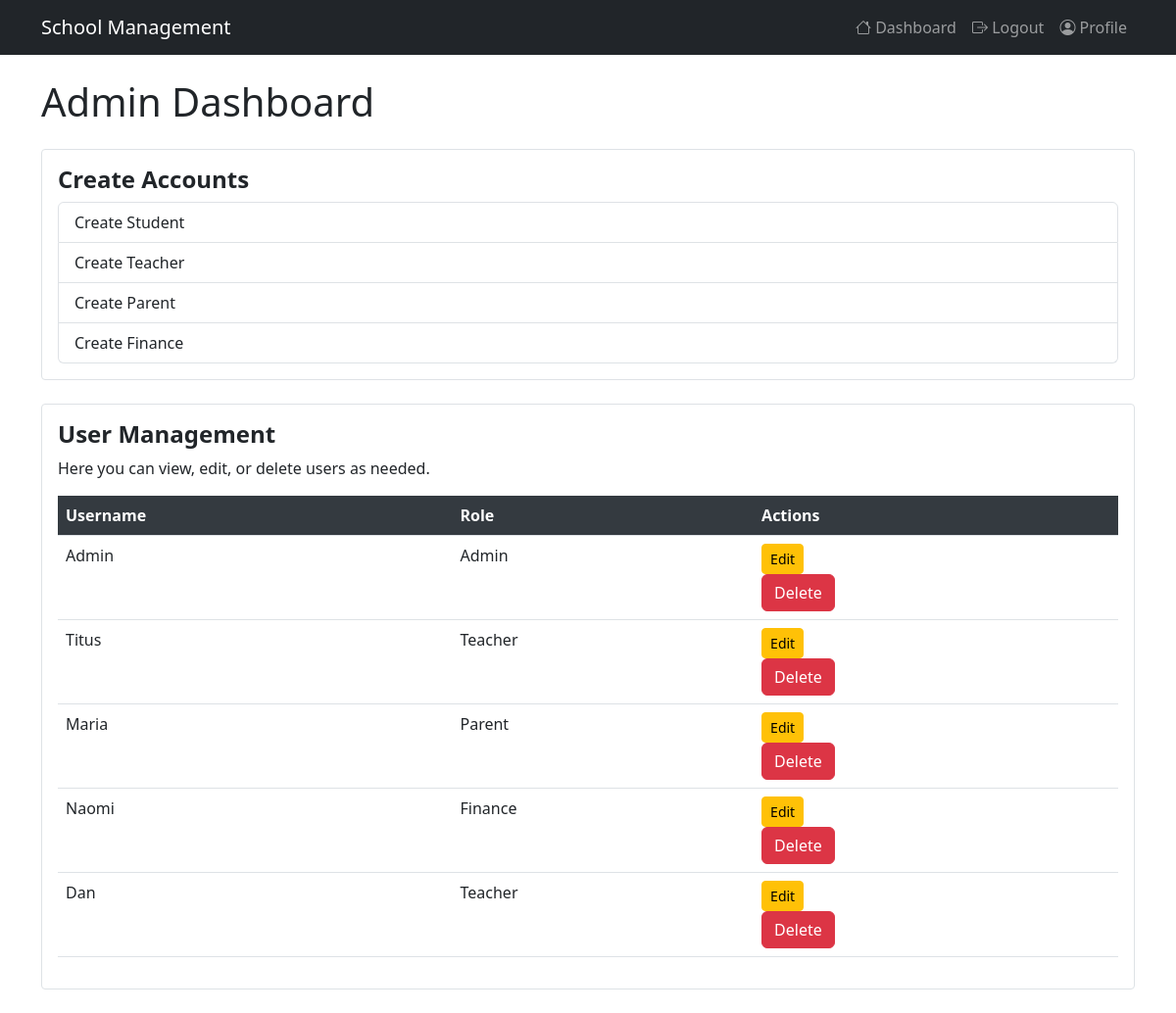
The app's page /admin/dashboard (signed in), older data.
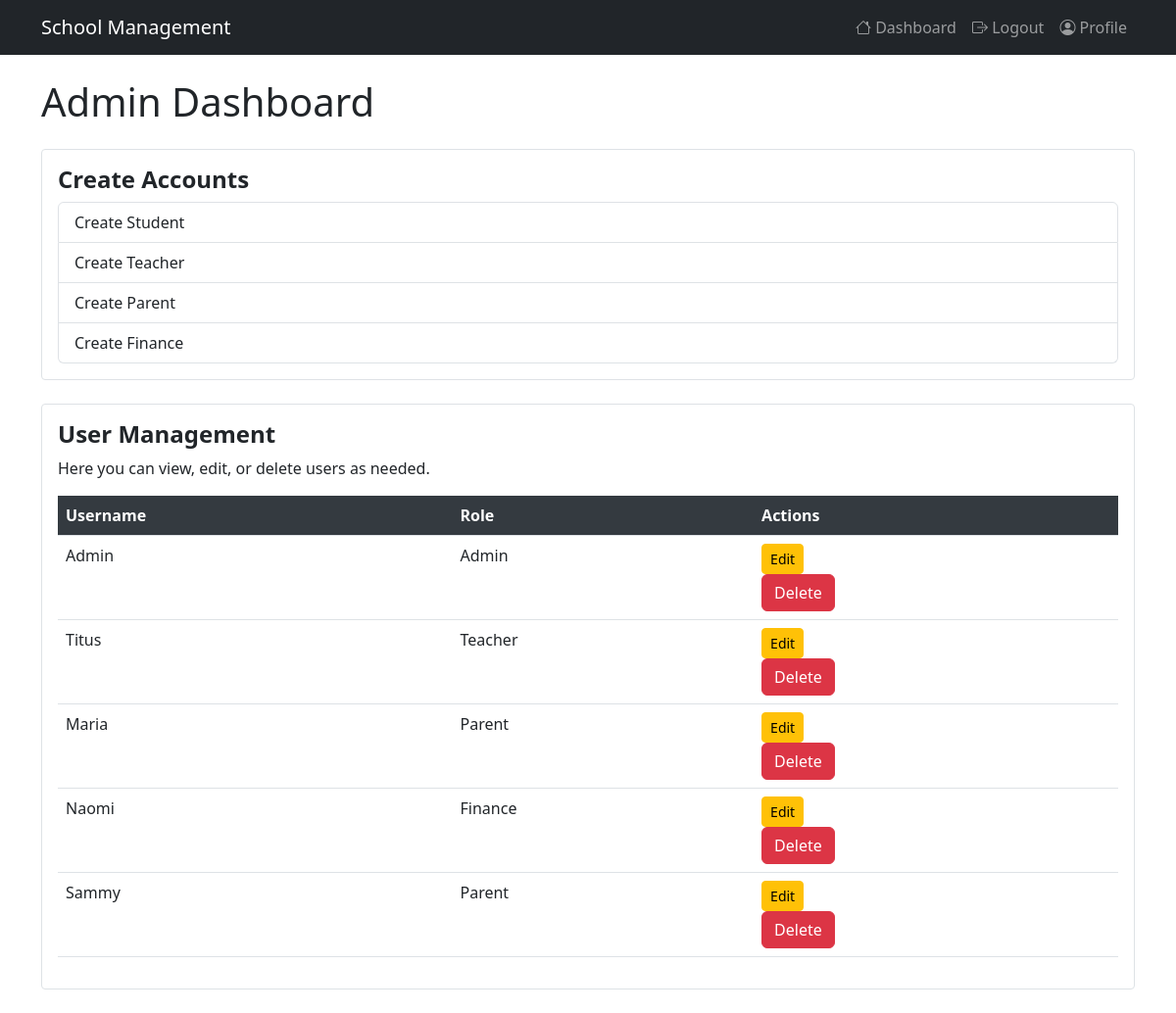
The same page, newer data.
### models.py (models this page shows)
class User(db.Model, UserMixin):
    id = db.Column(db.Integer, primary_key=True)
    username = db.Column(db.String(150), unique=True, nullable=False)
    password = db.Column(db.String(150), nullable=False)
    role = db.Column(db.String(50), nullable=False)  # Admin, Teacher, Parent, Finance
    child_id = db.Column(db.Integer, db.ForeignKey('student.id'), nullable=True)  # Only for Parent role

### app.py (the view)
@app.route('/admin/dashboard')
@login_required
def admin_dashboard():
    if current_user.role != 'Admin':
        flash("Unauthorized access.", 'danger')
        return redirect(url_for('dashboard'))
    users = User.query.all()  # Fetch all users to display
    return render_template('admin_dashboard.html', users=users)

### app.py (called while the page is built)
@login_manager.user_loader
def load_user(user_id):
    return User.query.get(int(user_id))

### templates/admin_dashboard.html
{% extends "base.html" %}
{% block content %}
<h1>Admin Dashboard</h1>
<div class="card my-4">
    <div class="card-body">
        <h5 class="card-title">Create Accounts</h5>
        <div class="list-group">
            <a href="{{ url_for('create_student') }}" class="list-group-item list-group-item-action">Create Student</a>
            <a href="{{ url_for('create_teacher') }}" class="list-group-item list-group-item-action">Create Teacher</a>
            <a href="{{ url_for('create_parent') }}" class="list-group-item list-group-item-action">Create Parent</a>
            <a href="{{ url_for('create_finance') }}" class="list-group-item list-group-item-action">Create Finance</a>
        </div>
    </div>
</div>
<div class="card my-4">
    <div class="card-body">
        <h5 class="card-title">User Management</h5>
        <p>Here you can view, edit, or delete users as needed.</p>
        <table class="table">
            <thead>
                <tr>
                    <th>Username</th>
                    <th>Role</th>
                    <th>Actions</th>
                </tr>
            </thead>
            <tbody>
                {% for user in users %}
                    <tr>
                        <td>{{ user.username }}</td>
                        <td>{{ user.role }}</td>
                        <td>
                            <a href="{{ url_for('edit_user', user_id=user.id) }}" class="btn btn-warning btn-sm">Edit</a>
                            <form action="{{ url_for('delete_user', user_id=user.id) }}" method="POST" class="delete-form" data-username="{{ user.username }}" onsubmit="return confirm('Are you sure you want to delete this user?');">
                                <button type="submit" class="btn btn-danger">Delete</button>
                            </form>
                        </td>
                    </tr>
                {% endfor %}
            </tbody>
        </table>
    </div>
</div>
{% endblock %}

### templates/base.html (shortened to what this page needs)
<!DOCTYPE html>
<html lang="en">
<head>
    <link href="https://cdn.jsdelivr.net/npm/bootstrap@5.3.0/dist/css/bootstrap.min.css" rel="stylesheet">
    <link rel="stylesheet" href="{{ url_for('static', filename='css/styles.css') }}">
    <link rel="stylesheet" href="https://cdn.jsdelivr.net/npm/sweetalert2@11/dist/sweetalert2.min.css">
    <link rel="stylesheet" href="https://cdn.jsdelivr.net/npm/bootstrap-icons@1.11.0/font/bootstrap-icons.css">
</head>
<body>
    <nav class="navbar navbar-expand-lg navbar-dark bg-dark">
        <div class="container">
            <a class="navbar-brand" href="#">School Management</a>
            <div class="collapse navbar-collapse" id="navbarNav">
                <ul class="navbar-nav ms-auto">
                    <li class="nav-item">
                        <a class="nav-link" href="{{ url_for('dashboard') }}">
                            <i class="bi bi-house"></i> Dashboard
                        </a>
                    </li>
                    <li class="nav-item">
                        <a class="nav-link" href="{{ url_for('logout') }}">
                            <i class="bi bi-box-arrow-right"></i> Logout
                        </a>
                    </li>
                    <li class="nav-item">
                        <a class="nav-link" href="{{ url_for('profile') }}">
                            <i class="bi bi-person-circle"></i> Profile
                        </a>
                    </li>
                </ul>
            </div>
        </div>
    </nav>
    <div class="container mt-4">
        {% block content %}{% endblock %}
    </div>
</body>
</html>

### static/css/styles.css (style rules this page uses)
body { background-image: url('https://www.google.com/imgres?q=school%20system%20app%20photo&imgurl=https%3A%2F%2Fplay-lh.googleusercontent.com%2FINY4vfQNUb6DmvSAmEDqcZAJzYbDkPa9WORf0AdZMeJQDBXkPeQypC-25Cl1Rc1XLzA&imgrefurl=https%3A%2F%2Fplay.google.com%2Fstore%2Fapps%2Fdetails%3Fid%3Dcom.hqdevs.schoolmanagementsystem&docid=PrWwHpFDAr4cVM&tbnid=5BcaoSgh3Q4KmM&vet=12ahUKEwixr5SCt7OJAxUb9wIHHd3cItQQM3oECCoQAA..i&w=512&h=512&hcb=2&ved=2ahUKEwixr5SCt7OJAxUb9wIHHd3cItQQM3oECCoQAA'); background-size: cover; background-position: center; }
.card { border: 1px solid #dee2e6; border-radius: 0.25rem; }
.card-title { font-size: 1.5rem; font-weight: bold; }
.table th { background-color: #343a40; color: white; }

Row changes from the older to the newer data that the page shows:
removed User: username "Dan", role "Teacher"
added User: username "Sammy", role "Parent"
